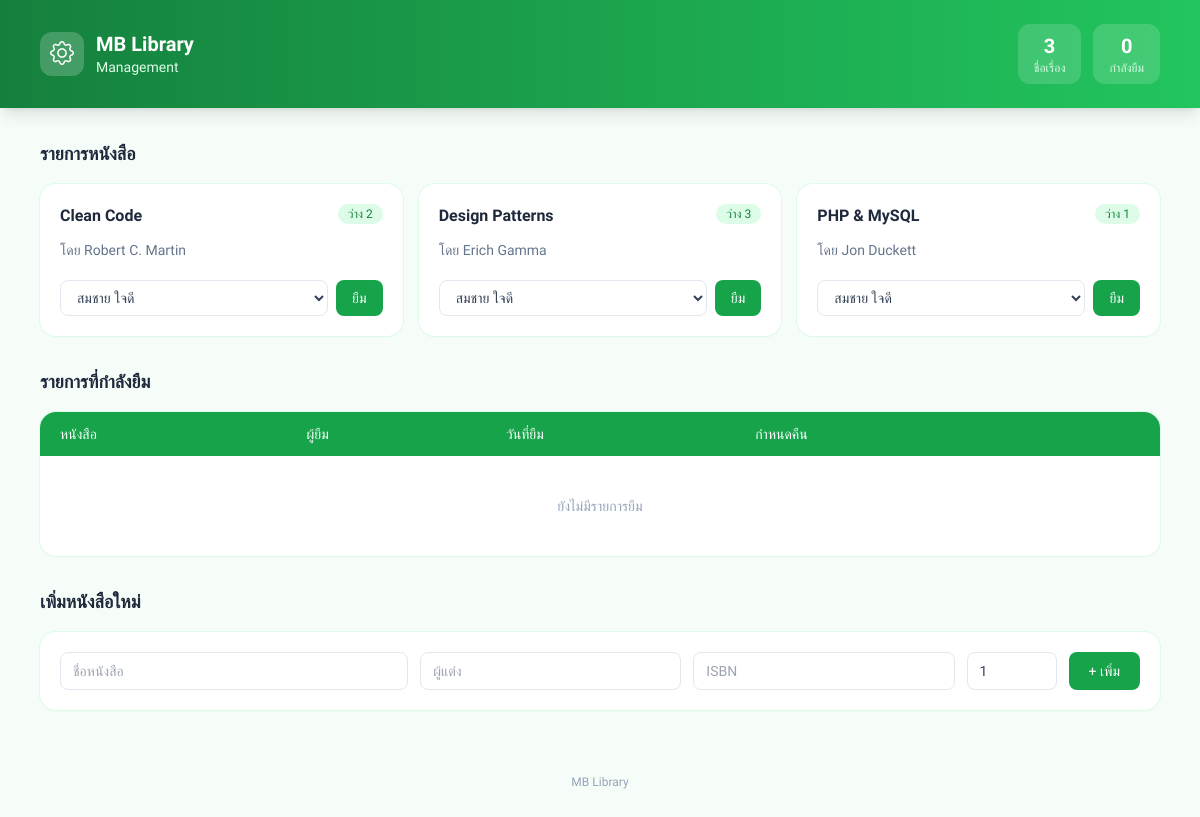
The page / on the database its author committed.
### tables this page shows
CREATE TABLE books (
    id INT AUTO_INCREMENT PRIMARY KEY,
    title VARCHAR(200) NOT NULL,
    author VARCHAR(100) NOT NULL,
    isbn VARCHAR(20) UNIQUE,
    total_copies INT NOT NULL DEFAULT 1,
    available_copies INT NOT NULL DEFAULT 1
);

### src/Database.php (called while the page is built)
<?php
class Database
{
    private static ?PDO $pdo = null;
    public static function connect(): PDO
    {
        if (self::$pdo === null) {
            self::$pdo = new PDO(
                'mysql:host=localhost;dbname=library_db;charset=utf8mb4',
                'root',
                '',
                [
                    PDO::ATTR_ERRMODE => PDO::ERRMODE_EXCEPTION,
                    PDO::ATTR_DEFAULT_FETCH_MODE => PDO::FETCH_ASSOC,
                ]
            );
        }
        return self::$pdo;
    }
}

### src/Book.php (called while the page is built, shortened)
<?php
require_once 'Database.php';
class Book
{
    public function getTitle(): string { return $this->title; }
    public function getAuthor(): string { return $this->author; }
    public function getAvailableCopies(): int { return $this->availableCopies; }
    public function isAvailable(): bool { return $this->availableCopies > 0; }
    public static function all(): array
    {
        $rows = Database::connect()->query('SELECT * FROM books ORDER BY title')->fetchAll();
        return array_map(
            fn($r) => new Book($r['id'], $r['title'], $r['author'], $r['available_copies']),
            $rows
        );
    }
}

### src/Loan.php (called while the page is built, shortened)
<?php
require_once 'Database.php';
class Loan
{
    public static function active(): array
    {
        return Database::connect()->query(
            'SELECT l.id, b.title, m.name, l.borrowed_at, l.due_date, (l.due_date < CURDATE()) AS overdue
             FROM loans l
             JOIN books b ON b.id = l.book_id
             JOIN members m ON m.id = l.member_id
             WHERE l.returned_at IS NULL
             ORDER BY l.due_date'
        )->fetchAll();
    }
}

### src/Member.php (called while the page is built, shortened)
<?php
require_once 'Database.php';
class Member
{
    public function getId(): int { return $this->id; }
    public function getName(): string { return $this->name; }
    public static function all(): array
    {
        $rows = Database::connect()->query('SELECT * FROM members ORDER BY name')->fetchAll();
        return array_map(fn($r) => new Member($r['id'], $r['name']), $rows);
    }
}

### index.php (the view, shortened to what this page needs)
<?php
require_once 'src/Book.php';
require_once 'src/Member.php';
require_once 'src/Loan.php';
$books   = Book::all();
$members = Member::all();
$loans   = Loan::active();
function h($s) { return htmlspecialchars((string)$s, ENT_QUOTES, 'UTF-8'); }
?>
<!DOCTYPE html>
<html lang="th">
<head>
<link rel="stylesheet" href="https://cdn.jsdelivr.net/npm/bootstrap-icons@1.13.2/font/bootstrap-icons.min.css">
<script src="https://cdn.tailwindcss.com"></script>
</head>
<body class="bg-green-50/60 font-sans text-slate-700 antialiased">
<header class="bg-gradient-to-r from-green-700 to-green-500 text-white shadow-lg">
  <div class="mx-auto flex max-w-6xl items-center justify-between px-4 py-6">
    <div class="flex items-center gap-3">
      <div class="flex h-11 w-11 items-center justify-center rounded-xl bg-white/20 text-2xl">
        <i class="bi bi-gear"></i>
      </div>
      <div>
        <h1 class="text-xl font-semibold leading-tight">MB Library</h1>
        <p class="text-sm text-green-100">Management</p>
      </div>
    </div>
    <div class="hidden gap-3 sm:flex">
      <div class="rounded-xl bg-white/15 px-4 py-2 text-center">
        <div class="text-xl font-semibold"><?= count($books) ?></div>
        <div class="text-xs text-green-100">ชื่อเรื่อง</div>
      </div>
      <div class="rounded-xl bg-white/15 px-4 py-2 text-center">
        <div class="text-xl font-semibold"><?= count($loans) ?></div>
        <div class="text-xs text-green-100">กำลังยืม</div>
      </div>
    </div>
  </div>
</header>
<main class="mx-auto max-w-6xl space-y-8 px-4 py-8">
  <section>
    <h2 class="mb-4 text-lg font-semibold text-slate-800">รายการหนังสือ</h2>
    <div class="grid gap-4 sm:grid-cols-2 lg:grid-cols-3">
      <?php foreach ($books as $b): ?>
      <div class="flex flex-col justify-between rounded-2xl bg-white p-5 shadow-sm ring-1 ring-green-100 transition hover:shadow-md hover:ring-green-300">
        <div>
          <div class="mb-3 flex items-start justify-between gap-2">
            <h3 class="font-semibold text-slate-800"><?= h($b->getTitle()) ?></h3>
            <?php if ($b->isAvailable()): ?>
              <span class="shrink-0 rounded-full bg-green-100 px-2.5 py-0.5 text-xs font-medium text-green-700">ว่าง <?= $b->getAvailableCopies() ?></span>
            <?php else: ?>
              <span class="shrink-0 rounded-full bg-slate-100 px-2.5 py-0.5 text-xs font-medium text-slate-500">ไม่ว่าง</span>
            <?php endif; ?>
          </div>
          <p class="text-sm text-slate-500">โดย <?= h($b->getAuthor()) ?></p>
        </div>
        <?php if ($b->isAvailable()): ?>
        <form method="post" class="mt-5 flex gap-2">
          <select name="member_id" required
                  class="min-w-0 flex-1 rounded-lg border border-slate-200 bg-white px-3 py-2 text-sm focus:border-green-500 focus:outline-none focus:ring-2 focus:ring-green-200">
            <?php foreach ($members as $m): ?>
              <option value="<?= $m->getId() ?>"><?= h($m->getName()) ?></option>
            <?php endforeach; ?>
          </select>
          <button class="rounded-lg bg-green-600 px-4 py-2 text-sm font-medium text-white transition hover:bg-green-700 active:scale-95">ยืม</button>
        </form>
        <?php else: ?>
        <button disabled class="mt-5 cursor-not-allowed rounded-lg bg-slate-100 px-4 py-2 text-sm font-medium text-slate-400">ไม่สามารถยืมได้</button>
        <?php endif; ?>
      </div>
      <?php endforeach; ?>
    </div>
  </section>
  <section>
    <h2 class="mb-4 text-lg font-semibold text-slate-800">รายการที่กำลังยืม</h2>
    <div class="overflow-x-auto rounded-2xl bg-white shadow-sm ring-1 ring-green-100">
      <table class="w-full text-left text-sm">
        <thead class="bg-green-600 text-white">
          <tr>
            <th class="px-5 py-3 font-medium">หนังสือ</th>
            <th class="px-5 py-3 font-medium">ผู้ยืม</th>
            <th class="px-5 py-3 font-medium">วันที่ยืม</th>
            <th class="px-5 py-3 font-medium">กำหนดคืน</th>
            <th class="px-5 py-3"></th>
          </tr>
        </thead>
        <tbody class="divide-y divide-green-50">
          <?php if (!$loans): ?>
          <tr><td colspan="5" class="px-5 py-10 text-center text-slate-400">ยังไม่มีรายการยืม</td></tr>
          <?php endif; ?>
        </tbody>
      </table>
    </div>
  </section>
  <section>
    <h2 class="mb-4 text-lg font-semibold text-slate-800">เพิ่มหนังสือใหม่</h2>
    <form method="post" class="grid gap-3 rounded-2xl bg-white p-5 shadow-sm ring-1 ring-green-100 sm:grid-cols-2 lg:grid-cols-[2fr_1.5fr_1.5fr_90px_auto]">
      <input name="title" placeholder="ชื่อหนังสือ" required
             class="rounded-lg border border-slate-200 px-3 py-2 text-sm focus:border-green-500 focus:outline-none focus:ring-2 focus:ring-green-200">
      <input name="author" placeholder="ผู้แต่ง" required
             class="rounded-lg border border-slate-200 px-3 py-2 text-sm focus:border-green-500 focus:outline-none focus:ring-2 focus:ring-green-200">
      <input name="isbn" placeholder="ISBN"
             class="rounded-lg border border-slate-200 px-3 py-2 text-sm focus:border-green-500 focus:outline-none focus:ring-2 focus:ring-green-200">
      <input name="copies" type="number" min="1" value="1"
             class="rounded-lg border border-slate-200 px-3 py-2 text-sm focus:border-green-500 focus:outline-none focus:ring-2 focus:ring-green-200">
      <button class="rounded-lg bg-green-600 px-5 py-2 text-sm font-medium text-white transition hover:bg-green-700 active:scale-95">+ เพิ่ม</button>
    </form>
  </section>
</main>
<footer class="py-8 text-center text-xs text-slate-400">MB Library</footer>
</body>
</html>

### rows shown on the page
books: title "Clean Code", available_copies "2", author "Robert C. Martin"
books: title "Design Patterns", available_copies "3", author "Erich Gamma"
books: title "PHP & MySQL", available_copies "1", author "Jon Duckett"

### other values the page prints
count($books) "3"
count($loans) "0"
form field member_id "สมชาย ใจดี"
